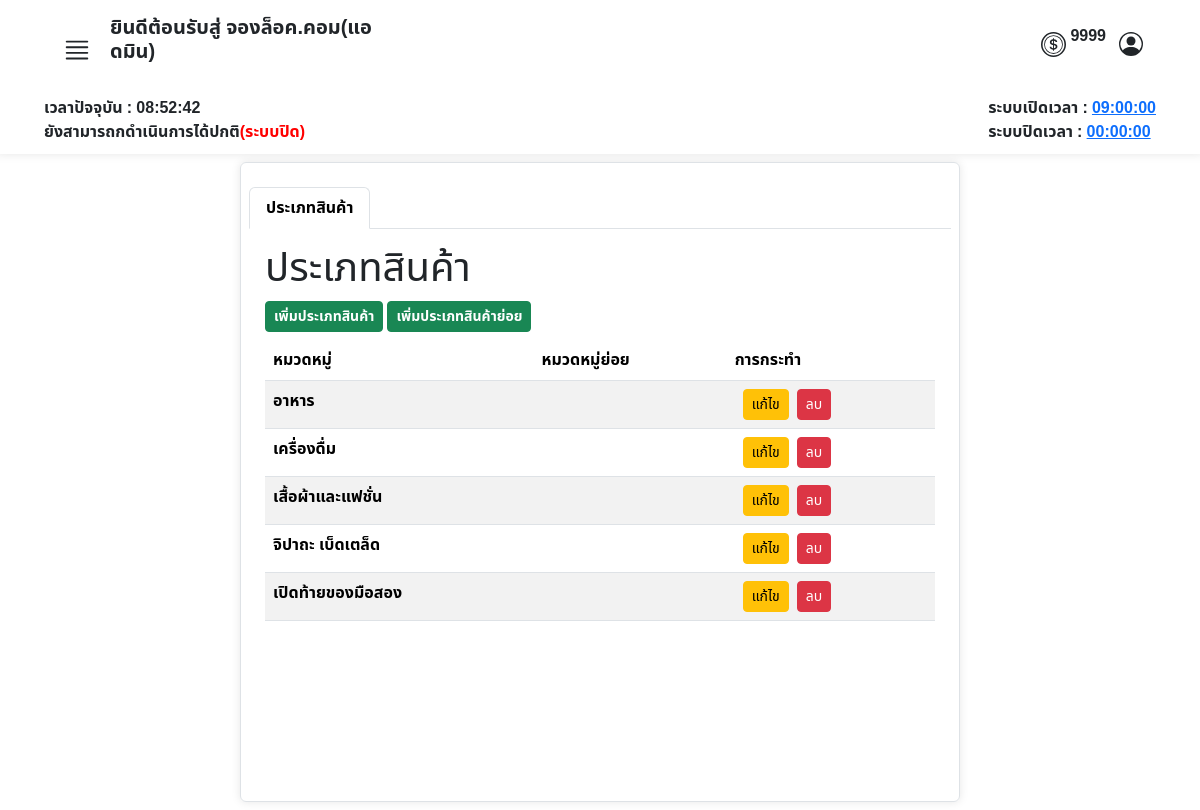
The page /admin/manage_cat.php (signed in) on the database its author committed.
### tables this page shows
CREATE TABLE `operating_hours` (
  `id` int(11) NOT NULL,
  `opening_time` time NOT NULL,
  `closing_time` time NOT NULL
);

CREATE TABLE `category` (
  `id_category` int(11) NOT NULL,
  `cat_name` varchar(45) NOT NULL
);

### admin/manage_cat.php (the view, shortened to what this page needs)
<?php
require("../condb.php");
?>
<!DOCTYPE html>
<html lang="en">
<head>
    <link href="https://cdn.jsdelivr.net/npm/bootstrap@5.3.3/dist/css/bootstrap.min.css" rel="stylesheet">
    <link rel="stylesheet" href="../asset/css/font.css">
</head>
<body>
    <?php
    include('./admin_nav.php');
    ?>
    <div class="container mt-2 px-2 border bgcolor py-4 rounded overflow-auto" style="width: 60%; height: 40rem;">
        <ul class="nav nav-tabs" id="myTab">
            <li class="nav-item">
                <a class="nav-link active" data-bs-toggle="tab" href="#categort"><strong>ประเภทสินค้า</strong> </a>
            </li>
        </ul>
        <div class="tab-content " id="myTabContent">
            <div class="tab-pane fade show active mt-2 mx-2 p-2" id="categort">
                <div>
                    <h1>ประเภทสินค้า</h1>
                    <a href="#" class="btn btn-sm btn-success" type="button" data-bs-toggle="modal" data-bs-target="#AddCatModal">
                        <strong>เพิ่มประเภทสินค้า</strong>
                    </a>
                    <a href="#" class="btn btn-sm btn-success" type="button" data-bs-toggle="modal" data-bs-target="#AddSubCatModal">
                        <strong>เพิ่มประเภทสินค้าย่อย</strong>
                    </a>
                </div>
                <div class="mt-2">
                    <?php
                    $sql = "SELECT * FROM category";
                    $result = $conn->query($sql);
                    if ($result->num_rows > 0) {
                        echo "<table class='table table-striped'>";
                        echo "<thead><tr><th>หมวดหมู่</th><th>หมวดหมู่ย่อย</th><th>การกระทำ</th></tr></thead>";
                        echo "<tbody>";
                        while ($row = $result->fetch_assoc()) {
                            echo "<tr class='category-item' data-category-id='" . $row["id_category"] . "'>";
                            echo "<td><strong>" . $row["cat_name"] . "</strong></td>";
                            echo "<td>";
                            $id_category = $row["id_category"];
                            $cat_name = $row["cat_name"];
                            $sub_sql = "SELECT * FROM sub_category WHERE id_category = $id_category";
                            $sub_result = $conn->query($sub_sql);
                            $subcategories = [];
                            if ($sub_result->num_rows > 0) {
                                while ($sub_row = $sub_result->fetch_assoc()) {
                                    $subcategories[] = $sub_row["sub_cat_name"];
                                }
                            } else {
                                echo "No subcategories found for this category.";
                            }
                            $subcategories_str = implode(' ', $subcategories);
                            echo "</td>";
                            echo "<td>";
                            echo "<button class='btn btn-sm mx-2 btn-warning edit-btn'
                        type='button'
                        data-bs-toggle='modal'
                        data-bs-target='#EditModal'
                        data-bs-id='" . $id_category . "'
                        data-bs-cat_name='" . $cat_name . "'
                        data-bs-sub_cat_name='" . $subcategories_str . "'>แก้ไข</button>";
                            echo "<a href='#' class='btn btn-sm btn-danger' onclick='confirmDeleteCat(" . $id_category . ", \"" . $cat_name . "\"); return false;'>ลบ</a>";
                            echo "</td>";
                            echo "</tr>";
                        }
                        echo "</tbody></table>";
                    } else {
                        echo "0 results";
                    }
                    ?>
                </div>
            </div>
        </div>
    </div>
</body>
</html>

### admin/admin_nav.php (shortened to what this page needs)
<nav class="row g-2 bgcolor">
    <div class="col-12 d-flex justify-content-between px-5 py-3">
        <div class="col-4">
            <div class="d-flex align-items-end ">
                <button class="btn" type="button" data-bs-toggle="offcanvas" data-bs-target="#offcanvasWithBothOptions" aria-controls="offcanvasWithBothOptions">
                </button>
                <h5>
                    <strong>ยินดีต้อนรับสู่ จองล็อค.คอม(แอดมิน)</strong>
                </h5>
            </div>
        </div>
        <div class="d-flex align-items-center ">
            <div class="row  ">
                <div class="col d-flex align-items-center justify-content-center">
                    <p class="ms-1">
                        <strong>
                            <?php
                            echo $_SESSION["token"];
                            ?>
                        </strong>
                    </p>
                </div>
            </div>
            <button class="btn " type="button" data-bs-toggle="modal" data-bs-target="#ProfileModal">
            </button>
        </div>
    </div>
    <?php
    require("../condb.php");
    $sql_time = "SELECT opening_time, closing_time FROM operating_hours LIMIT 1";
    $result = $conn->query($sql_time);
    $row_time = $result->fetch_assoc();
    $openingTime = $row_time['opening_time'];
    $closingTime = $row_time['closing_time'];
    ?>
    <div class="col-12 d-flex justify-content-between px-5">
        <strong>
            <div id="time"></div>
            <div id="status"></div>
        </strong>
        <strong>
            <div id="opening_time">ระบบเปิดเวลา : <a href="#" data-bs-toggle="modal" data-bs-target="#editTimeModal"><?php echo $openingTime; ?></a></div>
            <div id="closing_time">ระบบปิดเวลา : <a href="#" data-bs-toggle="modal" data-bs-target="#editTimeModal"><?php echo $closingTime; ?></a></div>
        </strong>
    </div>
</nav>

### admin/manage_cat.php (style rules this page uses)
body { background-image: url(../asset/img/img.market2.jpg); width: 100%; height: 100%; background-repeat: repeat; background-size: cover; }
.category-item { cursor: pointer; }

### admin/admin_nav.php (style rules this page uses)
.bgcolor { background-color: rgba(255, 255, 255, 0.9); padding-bottom: 10px; box-shadow: 0 0 10px rgba(0, 0, 0, 0.1); }

### rows shown on the page
operating_hours: opening_time "09:00:00", closing_time "00:00:00"
category: cat_name "อาหาร"
category: cat_name "เครื่องดื่ม"
category: cat_name "เสื้อผ้าและแฟชั่น"
category: cat_name "จิปาถะ เบ็ดเตล็ด"
category: cat_name "เปิดท้ายของมือสอง"

### other values the page prints
$_SESSION["token"] "9999"
